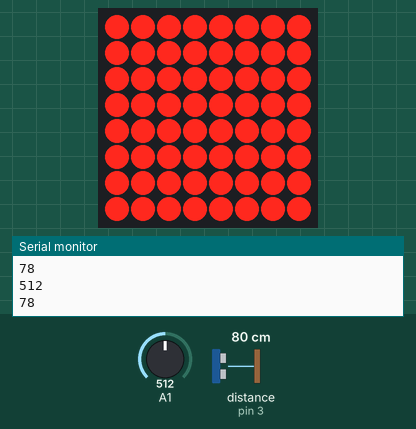
Bench run of a sketch on a simulated Arduino Uno, built with avr-gcc and run on an emulated ATmega328P. Shown: 8×8 LED matrix, the last lines printed to the serial monitor. Wiring (inferred from the names in the program): ultrasonic range finder: trigger pin 2; echo pin 3. The inputs (shaded band) are chosen by the test bench; at power-on: A1 = 512, distance to the obstacle (sensor on pin 3) 80 cm. The echo pulse lasts 58.3 µs per cm.

Above: at 1.8 s.
1.9 s: A1 set to 54
3.4 s: A1 set to 45
At 4.9 s:
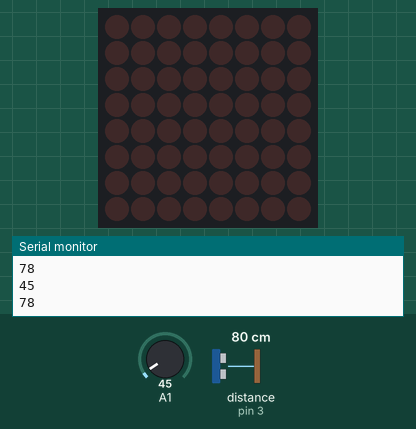
5.5 s: A1 set to 1010
At 7.0 s:
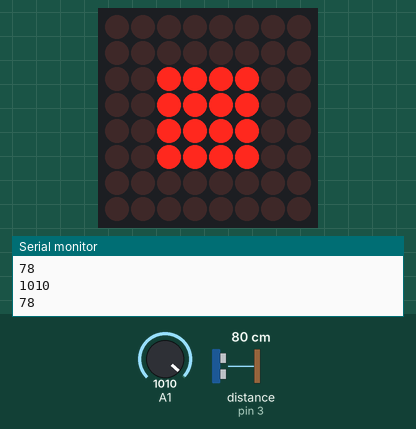
7.5 s: distance to the obstacle (sensor on pin 3) set to 120 cm
At 9.1 s:
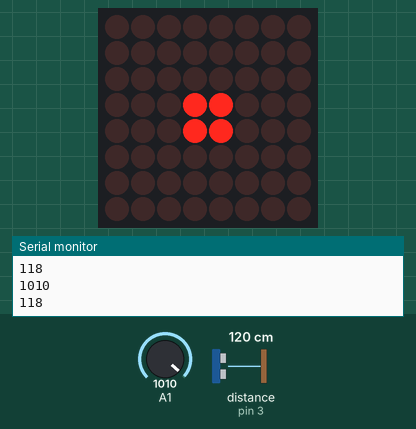
9.5 s: distance to the obstacle (sensor on pin 3) set to 2 cm
At 11.0 s:
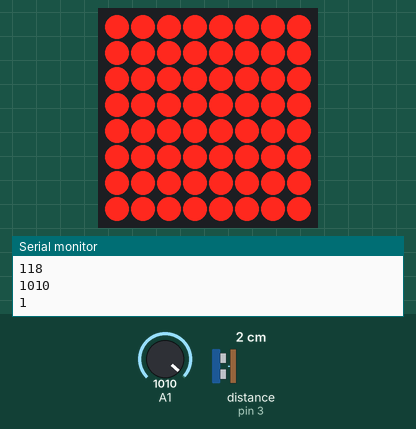
11.5 s: distance to the obstacle (sensor on pin 3) set to 60 cm
At 12.8 s:
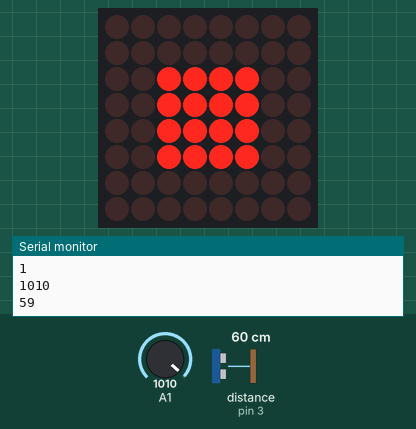
Timing chart, 0 to 14.5 s (numbered marks = the images above; inputs shaded):
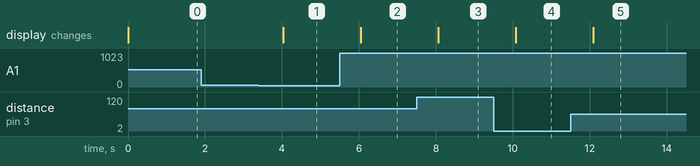

The sketch:

LED.ino
```cpp
#include "LedControl.h"

LedControl lc=LedControl(12,11,10);  // Pin and # of Displays
unsigned long delayTime=1000;  // Delay between Frames
unsigned int LDR1;
int trigger_pin = 2;
int echo_pin = 3;
int time;
int distance;
char bye[] = "Error, Kindly check the system";

// Put values in arrays
byte frameA[] =
{
   B00000000,
   B00000000,  // Dim Mode
   B00000000,
   B00011000,
   B00011000,
   B00000000,
   B00000000,
   B00000000
};

byte frameB[] =
{
   B00000000,
   B00000000,  // Off mode
   B00000000,
   B00000000,
   B00000000,
   B00000000,
   B00000000,
   B00000000
};

byte frameC[] =
{
   B11111111,
   B11111111,  // Max mode
   B11111111,
   B11111111,
   B11111111,
   B11111111,
   B11111111,
   B11111111
};

byte frameD[] =
{
   B00000000,
   B00000000,  // Dim Mode
   B00111100,
   B00111100,
   B00111100,
   B00111100,
   B00000000,
   B00000000
};
void setup(){
  lc.shutdown(0,false);  // Wake up displays
  lc.setIntensity(0,0);  // Set intensity levels
  lc.clearDisplay(0);  // Clear Displays
  Serial.begin(9600);
  pinMode (trigger_pin, OUTPUT);
  pinMode (echo_pin, INPUT);
}


//  Take values in Arrays and Display them
void modeA(){
  for (int i = 0; i < 8; i++)  {
    lc.setRow(0,i,frameA[i]);
  }
}

void modeB(){
  for (int i = 0; i < 8; i++){
    lc.setRow(0,i,frameB[i]);
  }
}

void modeC(){
  for (int i = 0; i < 8; i++)  {
    lc.setRow(0,i,frameC[i]);
  }
}

void modeD(){
  for (int i = 0; i < 8; i++)  {
    lc.setRow(0,i,frameD[i]);
  }
}

void loop(){
    digitalWrite (trigger_pin, HIGH);
    delayMicroseconds (10);
    digitalWrite (trigger_pin, LOW);
    time = pulseIn (echo_pin, HIGH);
    distance = (time * 0.034) / 2;
//Using LDR to detect light **SUN**
    LDR1 = analogRead(A1);
    Serial.println(LDR1);
    Serial.println(distance);
    if(LDR1 <50) {
// Put #1 frame on both Display
      lc.setIntensity(0,0);
      modeB();
      delay(delayTime);
    }
    else if(LDR1 >= 1000 && distance > 100){
      // Put #1 frame on both Display
      lc.setIntensity(0,1);
      modeA();
      delay(delayTime);
    }
    else if(LDR1 >= 1000 && distance > 40 && distance <100){
      // Put #1 frame on both Display
      lc.setIntensity(0,1);
      modeD ();
      delay(delayTime);
    }
    else {
      lc.setIntensity(0,7);
      modeC();
      delay(delayTime);
    }

}
```

Measured:
- the behaviour switches between 50 and 49 on A1 (found by bisection; images 0 and 1)
- after the input at 3.4 s, the display: changes after 0.64 s (image 1)
- after the input at 5.5 s, the display: changes after 0.55 s (image 2)
- after the input at 7.5 s, the display: changes after 0.57 s (image 3)
- after the input at 9.5 s, the display: changes after 0.58 s (image 4)
- after the input at 11.5 s, the display: changes after 0.59 s (image 5)
